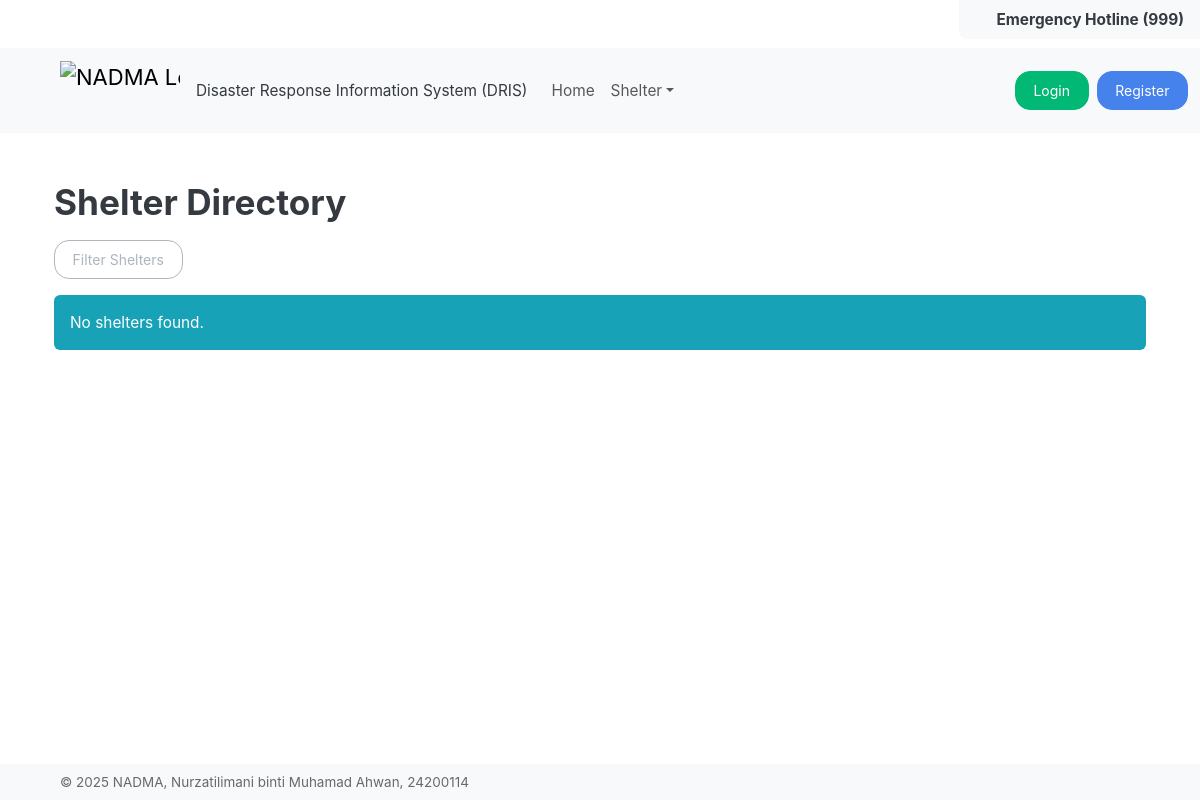
The page /shelter/directory on the database as committed earlier.
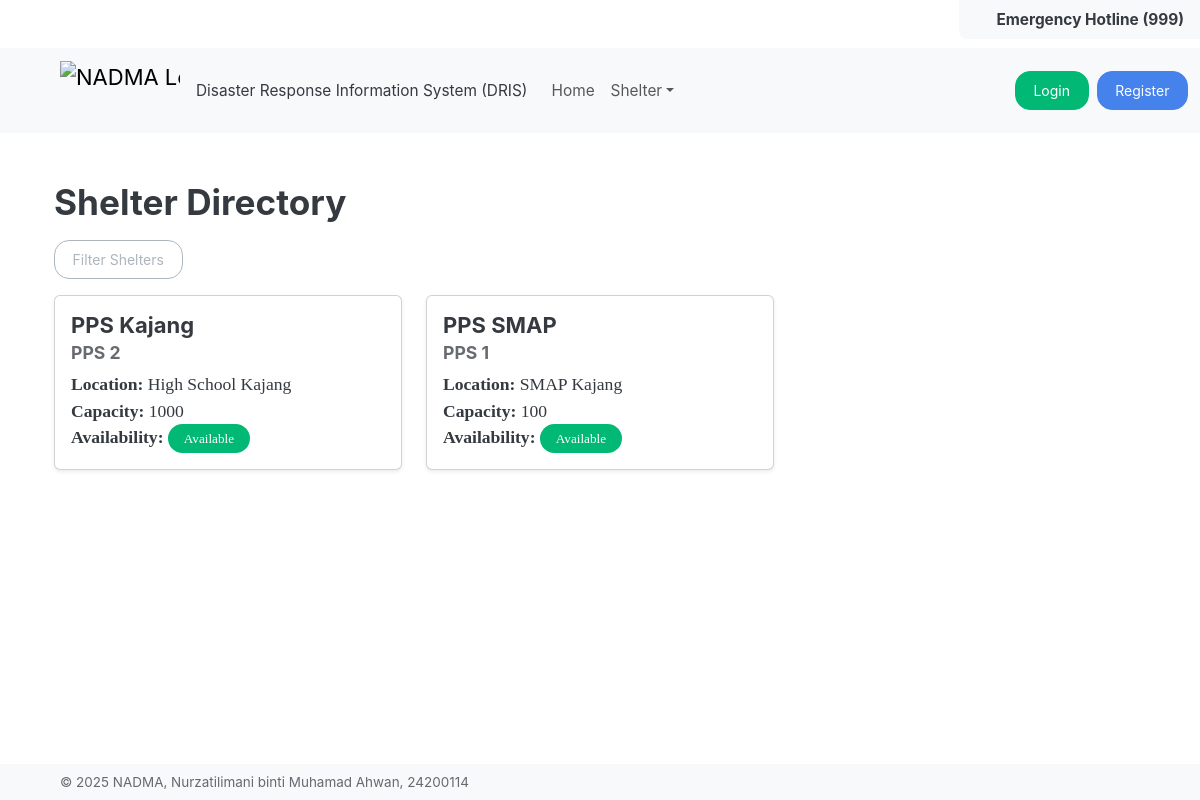
The same page on the database as committed later.
### ShelterDirectory/models.py (models this page shows, shortened)
class Shelter(models.Model):
    id= models.AutoField(primary_key=True)
    code = models.CharField(max_length=3, unique=True)
    name = models.CharField(max_length=100)
    location = models.TextField()
    capacity = models.IntegerField(default=0)
    availability = models.BooleanField(default=True)
    created_by = models.ForeignKey(Authority, on_delete=models.CASCADE, related_name='shelters_created',  null=True, blank=True)
    created_at = models.DateTimeField(auto_now_add=True)
    updated_by = models.ForeignKey(Authority, on_delete=models.CASCADE, related_name='shelters_updated', null=True, blank=True)
    updated_at = models.DateTimeField(auto_now=True)

### ShelterDirectory/views.py (the view)
# urls.py: path("directory", ShelterDirectoryCardView.as_view(), name="shelter_directory"),
class ShelterDirectoryCardView(View):
    def get(self, request):
        name = request.GET.get('name', '').strip()
        code = request.GET.get('code', '').strip()
        location = request.GET.get('location', '').strip()
        availability = request.GET.get('availability', '').strip()
        shelters = Shelter.objects.all()
        if name:
            shelters = shelters.filter(name__icontains=name)
        if code:
            shelters = shelters.filter(code__icontains=code)
        if location:
            shelters = shelters.filter(location__icontains=location)
        if availability != '':
            shelters = shelters.filter(availability=availability)
        return render(request, 'shelter-directory/directory.html', {
            'data': shelters,
        })

### templates/shelter-directory/directory.html (shortened to what this page needs)
{% extends "base.html" %}
{% block content %}
<div class="container mt-3">
  <h2 class="flex-grow-1 mb-3">Shelter Directory</h2>
  <button class="btn btn-outline-secondary mb-3" type="button" data-bs-toggle="collapse" data-bs-target="#filterCollapse" aria-expanded="false" aria-controls="filterCollapse">
    Filter Shelters
  </button>
  <div class="row">
    {% for shelter in data %}
      <div class="col-md-4 mb-4">
        <div class="card h-100 shadow-sm">
          <div class="card-body">
            <h5 class="card-title">{{ shelter.name }}</h5>
            <h6 class="card-subtitle mb-2 text-muted">{{ shelter.code }}</h6>
            <p class="card-text">
              <strong>Location:</strong> {{ shelter.location }}<br>
              <strong>Capacity:</strong> {{ shelter.capacity }}<br>
              <strong>Availability:</strong>
              {% if shelter.availability %}
                <span class="badge rounded-pill bg-success">Available</span>
              {% else %}
                <span class="badge rounded-pill bg-danger">Not Available</span>
              {% endif %}
            </p>
          </div>
        </div>
      </div>
    {% empty %}
      <div class="col-12">
        <div class="alert alert-info">No shelters found.</div>
      </div>
    {% endfor %}
  </div>
</div>
{% endblock %}

### templates/base.html (shortened to what this page needs)
{% load django_bootstrap5 %} {% load static %}
<!DOCTYPE html>
<html lang="en">
  <head>
    {% bootstrap_css %}
    <link rel="stylesheet" href="{% static 'css/bootstrap.min.css' %}" />
    <link
      rel="stylesheet"
      href="{% static 'css/fontawesome/css/all.min.css' %}"
    />
  </head>
  <body>
    <div
      class="position-fixed top-0 end-0 bg-light text-dark py-2 px-3 d-flex align-items-center"
      style="z-index: 1050; border-bottom-left-radius: 8px"
    >
      <i class="fas fa-headset me-2"></i>
      <span class="fw-bold small">Emergency Hotline (999)</span>
    </div>
    <div style="height: 48px"></div>
    {% include "base/navigation.html" %}
    <div class="container mt-5">
        {% block content %}{% endblock %}
    </div>
    {% include "base/footer.html" %}
  </body>
</html>

### templates/base/navigation.html (shortened to what this page needs)
{% load static %}
<nav class="navbar navbar-expand-lg bg-body-tertiary" data-bs-theme="light">
  <div class="container-fluid ms-5">
    <a class="navbar-brand" href="#">
      <img
        src="{% static 'img/nadma-logo.png' %}"
        alt="NADMA Logo"
        width="120"
        height="60"
        class="d-inline-block align-top"
      />
    </a>
    <span>Disaster Response Information System (DRIS)</span>
    <div class="collapse navbar-collapse ms-3" id="navbarColor01">
      <ul class="navbar-nav me-auto">
        <li class="nav-item">
          <a
            class="nav-link {% if request.path == '/' %}active{% endif %}"
            href="{% url 'home' %}"
          >
            Home
          </a>
        </li>
        <li class="nav-item dropdown">
          <a
            class="nav-link dropdown-toggle"
            data-bs-toggle="dropdown"
            href="#"
            role="button"
            aria-haspopup="true"
            aria-expanded="false"
            >Shelter</a
          >
        </li>
      </ul>
  <div class="d-flex align-items-center">
  {% if not request.user.is_authenticated %}
    <a class="btn btn-success me-2" href="{% url 'auth:login' %}">Login</a>
    <a class="btn btn-primary" href="{% url 'auth:register' %}">Register</a>
  {% else %}
    <span class="me-2 align-middle">Hi, {{ request.user.username }}</span>
    <a class="btn btn-danger align-middle" href="{% url 'auth:logout' %}">Logout</a>
  {% endif %}
</div>
    </div>
  </div>
</nav>

### templates/base/footer.html
<footer
  class="navbar navbar-expand-lg bg-light position-fixed bottom-0 w-100"
  data-bs-theme="light"
  style="z-index: 1050"
>
  <div class="container-fluid mx-5">
    <span class="small text-muted">
      &copy; 2025 NADMA, Nurzatilimani binti Muhamad Ahwan, 24200114
    </span>
  </div>
</footer>

Rows that differ between the two databases and show on the page:
added Shelter: name "PPS Kajang", code "PPS 2", location "High School Kajang", capacity "1000", availability "Available"
added Shelter: name "PPS SMAP", code "PPS 1", location "SMAP Kajang", capacity "100", availability "Available"
Other text that changed with them:
text no longer shown: "No shelters found."
